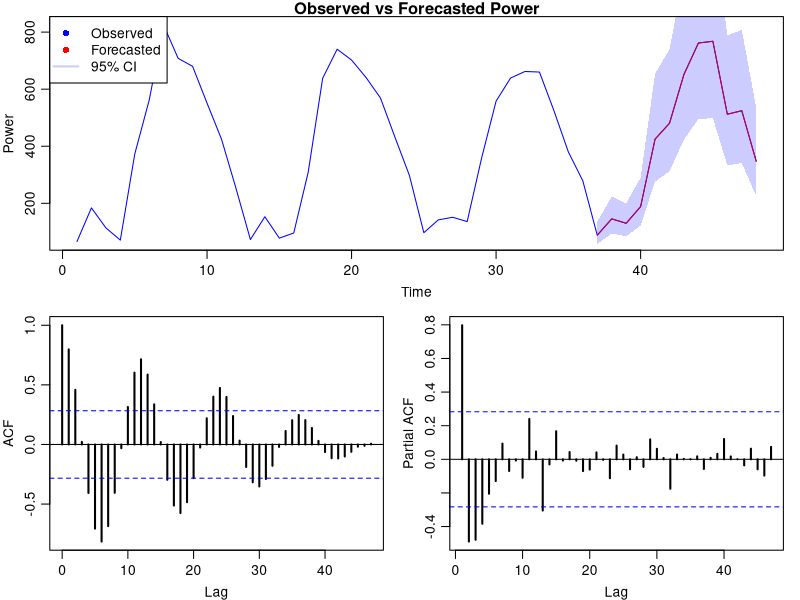

Source code (R):
#Load data
solar <- read.csv("assignment3/datasolar.csv")

# 2.1. 

#Parameters
mu <- 5.72 
ar1 <- 0.38
ar12 <- 0.94
ar13 <- - ar1 * ar12
e_var <- 0.22^2
k <- 12

#Introducing X_t
solar$xt <- log(solar$power) - mu


predict_power_with_ci <- function(X, ar1, ar12, ar13, mu, k=12, e_var) {
  X_pred <- numeric(k)

  #X_history keeps track of the last 13 values of X_t which are then updated in each iteration to include the new prediction
  X_history <- tail(X, 13)
  
  epsilon_t <- rnorm(k, mean = 0, sd = sqrt(e_var)) 
  
  # Standard deviation of the residuals (error variance)
  st_dev <- sqrt(e_var)

  # Critical value for 95% confidence interval (normal distribution)
  z_critical <- 1.96

  lower_bound <- numeric(k)
  upper_bound <- numeric(k)
  
  for (i in 1:k) {
    X_pred[i] <- ar1 * X_history[13] + ar12 * X_history[2] + ar13 * X_history[1] + epsilon_t[i]
    X_history <- c(X_history[-1], X_pred[i]) # it updates the history with the new prediction
    
    lower_bound[i] <- X_pred[i] - z_critical * st_dev
    upper_bound[i] <- X_pred[i] + z_critical * st_dev
  }
  
  #We convert predictions and bounds back to the original scale
  Y_pred <- exp(X_pred + mu)
  Y_lower <- exp(lower_bound + mu)
  Y_upper <- exp(upper_bound + mu)
  
  df <- data.frame(
    year = rep("2011", k),
    month = paste0(1:k),
    power = Y_pred,
    power_lower = Y_lower,
    power_upper = Y_upper,
    xt = X_pred
  )
  
  return(df)
}


set.seed(1)
predictions <- predict_power_with_ci(solar$xt, ar1, ar12, ar13, mu, k, e_var)

solar$power_lower <- NA #to match predictions structure
solar$power_upper <- NA #to match predictions structure

df <- rbind(solar, predictions)

plotit <- function(df, filename="plot2.1.png") {
  png(filename, width=800, height=600)
  
  n_obs <- nrow(df) - k  
  
  layout(rbind(1, 2:3))
  par(mar=c(3,3,1,1), mgp=c(2, 0.7,0))
  
  
  plot(df$power, type="l", col="blue", pch=16, ylab="Power", xlab="Time", main="Observed vs Forecasted Power")
  lines((n_obs+1):nrow(df), df$power[(n_obs+1):nrow(df)], col="red", pch=16)
  polygon(c(1:nrow(df), rev(1:nrow(df))),
          c(df$power_lower, rev(df$power_upper)),
          col=rgb(0, 0, 1, alpha=0.2), border=NA) 
  
  legend("topleft", legend=c("Observed", "Forecasted", "95% CI"), col=c("blue", "red", rgb(0, 0, 1, alpha=0.2)), pch=c(16, 16, NA), lty=c(NA, NA, 1), lwd=c(2, 2, 2))

  # ACF and PACF plots
  acf(df$power, lag.max=50, lwd=2, main="ACF of Power")
  pacf(df$power, lag.max=50, lwd=2, main="PACF of Power")
  dev.off()
}
plotit(df, "plot3.2.png")

#2.4
#Comment: would you trust the forecast? Do you think the prediction intervals have correct
#Since the AR(1) model only accounts for the immediate past (time t-1) and does not consider 
#long-term patterns like seasonality, we cannot fully trust the forecast, especially for 
#longer horizons. The plot supports this, as the prediction intervals widen significantly 
#after the first few observations, reflecting the increasing uncertainty in the forecast as
# we move further from the observed data.